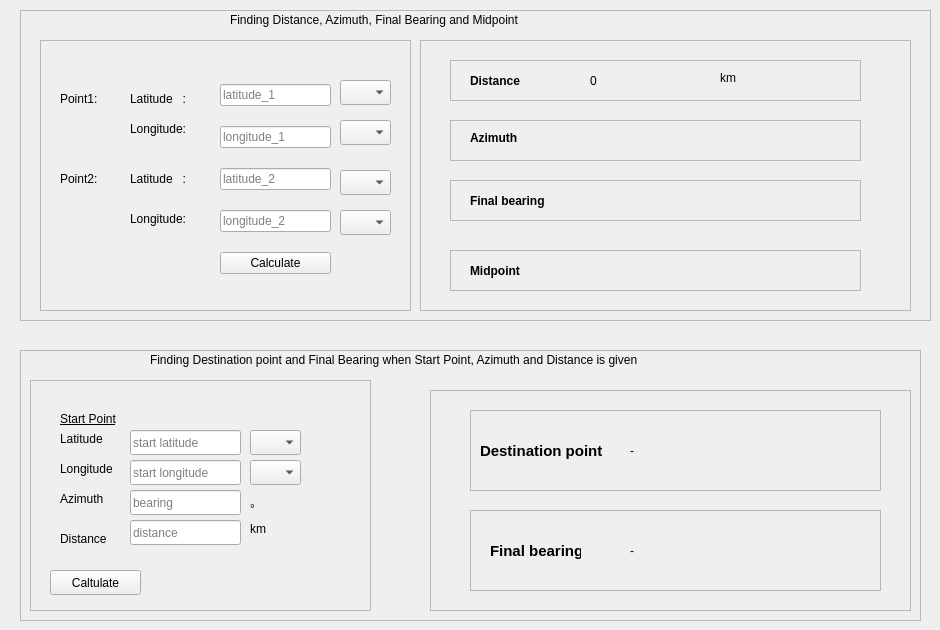
    <widget class="QWidget" name="tab">
     <attribute name="title">
      <string>Find Distance (input type: Decimal Degree)</string>
     </attribute>
     <widget class="QFrame" name="frame_2">
      <property name="geometry">
       <rect>
        <x>20</x>
        <y>10</y>
        <width>911</width>
        <height>311</height>
       </rect>
      </property>
      <property name="frameShape">
       <enum>QFrame::StyledPanel</enum>
      </property>
      <property name="frameShadow">
       <enum>QFrame::Raised</enum>
      </property>
      <widget class="QFrame" name="frame_22">
       <property name="geometry">
        <rect>
         <x>20</x>
         <y>30</y>
         <width>371</width>
         <height>271</height>
        </rect>
       </property>
       <property name="frameShape">
        <enum>QFrame::StyledPanel</enum>
       </property>
       <property name="frameShadow">
        <enum>QFrame::Raised</enum>
       </property>
       <widget class="QLabel" name="label_24">
        <property name="geometry">
         <rect>
          <x>20</x>
          <y>130</y>
          <width>51</width>
          <height>17</height>
         </rect>
        </property>
        <property name="text">
         <string>Point2:</string>
        </property>
       </widget>
       <widget class="QLabel" name="label_78">
        <property name="geometry">
         <rect>
          <x>90</x>
          <y>130</y>
          <width>81</width>
          <height>17</height>
         </rect>
        </property>
        <property name="text">
         <string>Latitude   :</string>
        </property>
       </widget>
       <widget class="QLabel" name="label_76">
        <property name="geometry">
         <rect>
          <x>90</x>
          <y>80</y>
          <width>81</width>
          <height>17</height>
         </rect>
        </property>
        <property name="text">
         <string>Longitude:</string>
        </property>
       </widget>
       <widget class="QLabel" name="label_74">
        <property name="geometry">
         <rect>
          <x>90</x>
          <y>50</y>
          <width>81</width>
          <height>17</height>
         </rect>
        </property>
        <property name="text">
         <string>Latitude   :</string>
        </property>
       </widget>
       <widget class="QComboBox" name="lat1_pole_tab1">
        <property name="geometry">
         <rect>
          <x>300</x>
          <y>40</y>
          <width>51</width>
          <height>25</height>
         </rect>
        </property>
       </widget>
       <widget class="QLabel" name="label_77">
        <property name="geometry">
         <rect>
          <x>90</x>
          <y>170</y>
          <width>81</width>
          <height>17</height>
         </rect>
        </property>
        <property name="text">
         <string>Longitude:</string>
        </property>
       </widget>
       <widget class="QComboBox" name="lat2_pole_tab1">
        <property name="geometry">
         <rect>
          <x>300</x>
          <y>130</y>
          <width>51</width>
          <height>25</height>
         </rect>
        </property>
       </widget>
       <widget class="QComboBox" name="lon2_direction_tab1">
        <property name="geometry">
         <rect>
          <x>300</x>
          <y>170</y>
          <width>51</width>
          <height>25</height>
         </rect>
        </property>
       </widget>
       <widget class="QLabel" name="label_23">
        <property name="geometry">
         <rect>
          <x>20</x>
          <y>50</y>
          <width>51</width>
          <height>17</height>
         </rect>
        </property>
        <property name="text">
         <string>Point1:</string>
        </property>
       </widget>
       <widget class="QWidget" name="verticalLayoutWidget">
        <property name="geometry">
         <rect>
          <x>180</x>
          <y>30</y>
          <width>111</width>
          <height>221</height>
         </rect>
        </property>
        <layout class="QVBoxLayout" name="verticalLayout">
         <item>
          <widget class="QLineEdit" name="lat1">
           <property name="text">
            <string/>
           </property>
           <property name="placeholderText">
            <string>latitude_1</string>
           </property>
          </widget>
         </item>
         <item>
          <widget class="QLineEdit" name="lon1">
           <property name="placeholderText">
            <string>longitude_1</string>
           </property>
          </widget>
         </item>
         <item>
          <widget class="QLineEdit" name="lat2">
           <property name="placeholderText">
            <string>latitude_2</string>
           </property>
          </widget>
         </item>
         <item>
          <widget class="QLineEdit" name="lon2">
           <property name="placeholderText">
            <string>longitude_2</string>
           </property>
          </widget>
         </item>
         <item>
          <widget class="QPushButton" name="calculate_button">
           <property name="text">
            <string>Calculate</string>
           </property>
          </widget>
         </item>
        </layout>
       </widget>
       <widget class="QComboBox" name="lon1_direction_tab1">
        <property name="geometry">
         <rect>
          <x>300</x>
          <y>80</y>
          <width>51</width>
          <height>25</height>
         </rect>
        </property>
       </widget>
      </widget>
      <widget class="QFrame" name="frame_9">
       <property name="geometry">
        <rect>
         <x>400</x>
         <y>30</y>
         <width>491</width>
         <height>271</height>
        </rect>
       </property>
       <property name="frameShape">
        <enum>QFrame::StyledPanel</enum>
       </property>
       <property name="frameShadow">
        <enum>QFrame::Raised</enum>
       </property>
       <widget class="QFrame" name="frame_11">
        <property name="geometry">
         <rect>
          <x>30</x>
          <y>20</y>
          <width>411</width>
          <height>41</height>
         </rect>
        </property>
        <property name="frameShape">
         <enum>QFrame::StyledPanel</enum>
        </property>
        <property name="frameShadow">
         <enum>QFrame::Raised</enum>
        </property>
        <widget class="QLabel" name="label">
         <property name="geometry">
          <rect>
           <x>20</x>
           <y>10</y>
           <width>71</width>
           <height>21</height>
          </rect>
         </property>
         <property name="font">
          <font>
           <weight>75</weight>
           <bold>true</bold>
          </font>
         </property>
         <property name="text">
          <string>Distance</string>
         </property>
        </widget>
        <widget class="QLabel" name="label_2">
         <property name="geometry">
          <rect>
           <x>140</x>
           <y>10</y>
           <width>111</width>
           <height>21</height>
          </rect>
         </property>
         <property name="text">
          <string>0</string>
         </property>
        </widget>
        <widget class="QLabel" name="label_3">
         <property name="geometry">
          <rect>
           <x>270</x>
           <y>10</y>
           <width>101</width>
           <height>16</height>
          </rect>
         </property>
         <property name="text">
          <string>km</string>
         </property>
        </widget>
       </widget>
       <widget class="QFrame" name="frame_19">
        <property name="geometry">
         <rect>
          <x>30</x>
          <y>80</y>
          <width>411</width>
          <height>41</height>
         </rect>
        </property>
        <property name="frameShape">
         <enum>QFrame::StyledPanel</enum>
        </property>
        <property name="frameShadow">
         <enum>QFrame::Raised</enum>
        </property>
        <widget class="QLabel" name="label_4">
         <property name="geometry">
          <rect>
           <x>20</x>
           <y>10</y>
           <width>61</width>
           <height>16</height>
          </rect>
         </property>
         <property name="font">
          <font>
           <weight>75</weight>
           <bold>true</bold>
          </font>
         </property>
         <property name="text">
          <string>Azimuth</string>
         </property>
        </widget>
        <widget class="QLabel" name="label_value_azamith">
         <property name="geometry">
          <rect>
           <x>140</x>
           <y>10</y>
           <width>251</width>
           <height>21</height>
          </rect>
         </property>
         <property name="text">
          <string/>
         </property>
        </widget>
       </widget>
       <widget class="QFrame" name="frame_20">
        <property name="geometry">
         <rect>
          <x>30</x>
          <y>140</y>
          <width>411</width>
          <height>41</height>
         </rect>
        </property>
        <property name="frameShape">
         <enum>QFrame::StyledPanel</enum>
        </property>
        <property name="frameShadow">
         <enum>QFrame::Raised</enum>
        </property>
        <widget class="QLabel" name="final_bearing_label">
         <property name="geometry">
          <rect>
           <x>140</x>
           <y>10</y>
           <width>251</width>
           <height>21</height>
          </rect>
         </property>
         <property name="text">
          <string/>
         </property>
        </widget>
        <widget class="QLabel" name="label_5">
         <property name="geometry">
          <rect>
           <x>20</x>
           <y>10</y>
           <width>91</width>
           <height>21</height>
          </rect>
         </property>
         <property name="font">
          <font>
           <weight>75</weight>
           <bold>true</bold>
          </font>
         </property>
         <property name="text">
          <string>Final bearing</string>
         </property>
        </widget>
       </widget>
       <widget class="QFrame" name="frame_21">
        <property name="geometry">
         <rect>
          <x>30</x>
          <y>210</y>
          <width>411</width>
          <height>41</height>
         </rect>
        </property>
        <property name="frameShape">
         <enum>QFrame::StyledPanel</enum>
        </property>
        <property name="frameShadow">
         <enum>QFrame::Raised</enum>
        </property>
        <widget class="QLabel" name="midpoint_value_label">
         <property name="geometry">
          <rect>
           <x>140</x>
           <y>10</y>
           <width>261</width>
           <height>21</height>
          </rect>
         </property>
         <property name="text">
          <string/>
         </property>
        </widget>
        <widget class="QLabel" name="midpoint_label">
         <property name="geometry">
          <rect>
           <x>20</x>
           <y>10</y>
           <width>91</width>
           <height>21</height>
          </rect>
         </property>
         <property name="sizePolicy">
          <sizepolicy hsizetype="Preferred" vsizetype="Preferred">
           <horstretch>0</horstretch>
           <verstretch>0</verstretch>
          </sizepolicy>
         </property>
         <property name="font">
          <font>
           <weight>75</weight>
           <bold>true</bold>
          </font>
         </property>
         <property name="text">
          <string>Midpoint </string>
         </property>
        </widget>
       </widget>
      </widget>
      <widget class="QLabel" name="label_72">
       <property name="geometry">
        <rect>
         <x>210</x>
         <y>0</y>
         <width>491</width>
         <height>20</height>
        </rect>
       </property>
       <property name="text">
        <string>Finding Distance, Azimuth, Final Bearing and Midpoint</string>
       </property>
      </widget>
     </widget>
     <widget class="QFrame" name="frame_3">
      <property name="geometry">
       <rect>
        <x>20</x>
        <y>350</y>
        <width>901</width>
        <height>271</height>
       </rect>
      </property>
      <property name="frameShape">
       <enum>QFrame::StyledPanel</enum>
      </property>
      <property name="frameShadow">
       <enum>QFrame::Raised</enum>
      </property>
      <widget class="QFrame" name="frame_10">
       <property name="geometry">
        <rect>
         <x>410</x>
         <y>40</y>
         <width>481</width>
         <height>221</height>
        </rect>
       </property>
       <property name="frameShape">
        <enum>QFrame::StyledPanel</enum>
       </property>
       <property name="frameShadow">
        <enum>QFrame::Raised</enum>
       </property>
       <widget class="QFrame" name="frame_12">
        <property name="geometry">
         <rect>
          <x>40</x>
          <y>20</y>
          <width>411</width>
          <height>81</height>
         </rect>
        </property>
        <property name="frameShape">
         <enum>QFrame::StyledPanel</enum>
        </property>
        <property name="frameShadow">
         <enum>QFrame::Raised</enum>
        </property>
        <widget class="QLabel" name="destination_point_label">
         <property name="geometry">
          <rect>
           <x>10</x>
           <y>30</y>
           <width>131</width>
           <height>21</height>
          </rect>
         </property>
         <property name="font">
          <font>
           <pointsize>11</pointsize>
           <weight>75</weight>
           <italic>false</italic>
           <bold>true</bold>
           <underline>false</underline>
          </font>
         </property>
         <property name="text">
          <string>Destination point</string>
         </property>
        </widget>
        <widget class="QLabel" name="destination_point_value_label">
         <property name="geometry">
          <rect>
           <x>160</x>
           <y>30</y>
           <width>271</width>
           <height>21</height>
          </rect>
         </property>
         <property name="text">
          <string>-</string>
         </property>
        </widget>
       </widget>
       <widget class="QFrame" name="frame_13">
        <property name="geometry">
         <rect>
          <x>40</x>
          <y>120</y>
          <width>411</width>
          <height>81</height>
         </rect>
        </property>
        <property name="frameShape">
         <enum>QFrame::StyledPanel</enum>
        </property>
        <property name="frameShadow">
         <enum>QFrame::Raised</enum>
        </property>
        <widget class="QLabel" name="final_bearing_label_2">
         <property name="geometry">
          <rect>
           <x>20</x>
           <y>30</y>
           <width>91</width>
           <height>21</height>
          </rect>
         </property>
         <property name="font">
          <font>
           <pointsize>11</pointsize>
           <weight>75</weight>
           <italic>false</italic>
           <bold>true</bold>
           <underline>false</underline>
          </font>
         </property>
         <property name="text">
          <string>Final bearing</string>
         </property>
        </widget>
        <widget class="QLabel" name="final_bearing_value_label">
         <property name="geometry">
          <rect>
           <x>160</x>
           <y>30</y>
           <width>121</width>
           <height>21</height>
          </rect>
         </property>
         <property name="text">
          <string>-</string>
         </property>
        </widget>
       </widget>
      </widget>
      <widget class="QFrame" name="frame_17">
       <property name="geometry">
        <rect>
         <x>10</x>
         <y>30</y>
         <width>341</width>
         <height>231</height>
        </rect>
       </property>
       <property name="frameShape">
        <enum>QFrame::StyledPanel</enum>
       </property>
       <property name="frameShadow">
        <enum>QFrame::Raised</enum>
       </property>
       <widget class="QLabel" name="label_27">
        <property name="geometry">
         <rect>
          <x>30</x>
          <y>110</y>
          <width>67</width>
          <height>17</height>
         </rect>
        </property>
        <property name="text">
         <string>Azimuth</string>
        </property>
       </widget>
       <widget class="QComboBox" name="start_lat_pole_tab1">
        <property name="geometry">
         <rect>
          <x>220</x>
          <y>50</y>
          <width>51</width>
          <height>25</height>
         </rect>
        </property>
       </widget>
       <widget class="QLabel" name="label_51">
        <property name="geometry">
         <rect>
          <x>220</x>
          <y>120</y>
          <width>67</width>
          <height>17</height>
         </rect>
        </property>
        <property name="text">
         <string>°</string>
        </property>
       </widget>
       <widget class="QLabel" name="label_25">
        <property name="geometry">
         <rect>
          <x>30</x>
          <y>50</y>
          <width>67</width>
          <height>17</height>
         </rect>
        </property>
        <property name="text">
         <string>Latitude</string>
        </property>
       </widget>
       <widget class="QLabel" name="label_26">
        <property name="geometry">
         <rect>
          <x>30</x>
          <y>150</y>
          <width>67</width>
          <height>17</height>
         </rect>
        </property>
        <property name="text">
         <string>Distance</string>
        </property>
       </widget>
       <widget class="QComboBox" name="start_lon_direction_tab1">
        <property name="geometry">
         <rect>
          <x>220</x>
          <y>80</y>
          <width>51</width>
          <height>25</height>
         </rect>
        </property>
       </widget>
       <widget class="QLabel" name="label_28">
        <property name="geometry">
         <rect>
          <x>30</x>
          <y>80</y>
          <width>71</width>
          <height>17</height>
         </rect>
        </property>
        <property name="text">
         <string>Longitude</string>
        </property>
       </widget>
       <widget class="QLabel" name="label_42">
        <property name="geometry">
         <rect>
          <x>220</x>
          <y>140</y>
          <width>67</width>
          <height>17</height>
         </rect>
        </property>
        <property name="text">
         <string>km</string>
        </property>
       </widget>
       <widget class="QLineEdit" name="start_lat_lineedit">
        <property name="geometry">
         <rect>
          <x>100</x>
          <y>50</y>
          <width>111</width>
          <height>25</height>
         </rect>
        </property>
        <property name="placeholderText">
         <string>start latitude</string>
        </property>
       </widget>
       <widget class="QLineEdit" name="start_longitude_lineedit">
        <property name="geometry">
         <rect>
          <x>100</x>
          <y>80</y>
          <width>111</width>
          <height>25</height>
         </rect>
        </property>
        <property name="placeholderText">
         <string>start longitude</string>
        </property>
       </widget>
       <widget class="QLineEdit" name="bearing_lineEdit">
        <property name="geometry">
         <rect>
          <x>100</x>
          <y>110</y>
          <width>111</width>
          <height>25</height>
         </rect>
        </property>
        <property name="placeholderText">
         <string>bearing</string>
        </property>
       </widget>
       <widget class="QLineEdit" name="distance_lineEdit">
        <property name="geometry">
         <rect>
          <x>100</x>
          <y>140</y>
          <width>111</width>
          <height>25</height>
         </rect>
        </property>
        <property name="placeholderText">
         <string>distance</string>
        </property>
       </widget>
       <widget class="QPushButton" name="calculate_dest_bearing_button">
        <property name="geometry">
         <rect>
          <x>20</x>
          <y>190</y>
          <width>91</width>
          <height>25</height>
         </rect>
        </property>
        <property name="text">
         <string>Caltulate</string>
        </property>
       </widget>
       <widget class="QLabel" name="label_91">
        <property name="geometry">
         <rect>
          <x>30</x>
          <y>30</y>
          <width>81</width>
          <height>17</height>
         </rect>
        </property>
        <property name="font">
         <font>
          <underline>true</underline>
         </font>
        </property>
        <property name="text">
         <string>Start Point</string>
        </property>
       </widget>
      </widget>
      <widget class="QLabel" name="label_80">
       <property name="geometry">
        <rect>
         <x>130</x>
         <y>0</y>
         <width>741</width>
         <height>20</height>
        </rect>
       </property>
       <property name="text">
        <string>Finding Destination point and Final Bearing when Start Point, Azimuth and Distance is given</string>
       </property>
      </widget>
     </widget>
    </widget>
